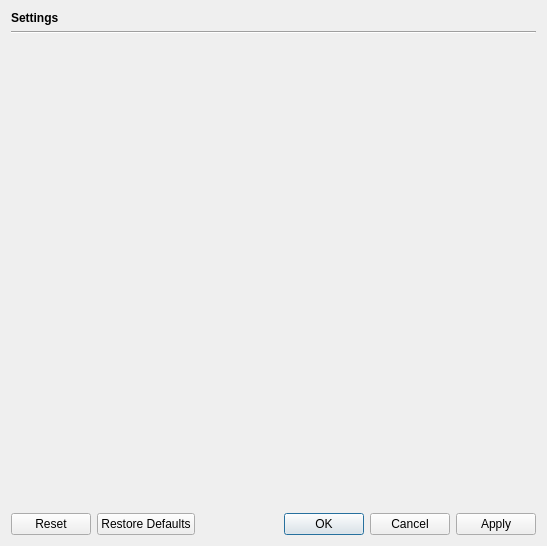
<?xml version="1.0" encoding="UTF-8"?>
<ui version="4.0">
 <class>SettingsPageDlg</class>
 <widget class="QDialog" name="SettingsPageDlg">
  <property name="geometry">
   <rect>
    <x>0</x>
    <y>0</y>
    <width>547</width>
    <height>546</height>
   </rect>
  </property>
  <property name="windowTitle">
   <string>Configure Kuassel</string>
  </property>
  <property name="windowIcon">
   <iconset>
    <normaloff>:/16x16/actions/configure</normaloff>:/16x16/actions/configure</iconset>
  </property>
  <layout class="QVBoxLayout">
   <item>
    <widget class="QLabel" name="pageTitle">
     <property name="font">
      <font>
       <weight>75</weight>
       <bold>true</bold>
      </font>
     </property>
     <property name="text">
      <string>Settings</string>
     </property>
    </widget>
   </item>
   <item>
    <widget class="Line" name="line">
     <property name="orientation">
      <enum>Qt::Horizontal</enum>
     </property>
    </widget>
   </item>
   <item>
    <widget class="QScrollArea" name="settingsFrame">
     <property name="sizePolicy">
      <sizepolicy hsizetype="Expanding" vsizetype="Expanding">
       <horstretch>0</horstretch>
       <verstretch>0</verstretch>
      </sizepolicy>
     </property>
     <property name="frameShape">
      <enum>QFrame::NoFrame</enum>
     </property>
     <property name="frameShadow">
      <enum>QFrame::Plain</enum>
     </property>
    </widget>
   </item>
   <item>
    <widget class="QDialogButtonBox" name="buttonBox">
     <property name="orientation">
      <enum>Qt::Horizontal</enum>
     </property>
     <property name="standardButtons">
      <set>QDialogButtonBox::Apply|QDialogButtonBox::Cancel|QDialogButtonBox::Ok|QDialogButtonBox::Reset|QDialogButtonBox::RestoreDefaults</set>
     </property>
    </widget>
   </item>
  </layout>
 </widget>
 <resources/>
 <connections/>
</ui>
